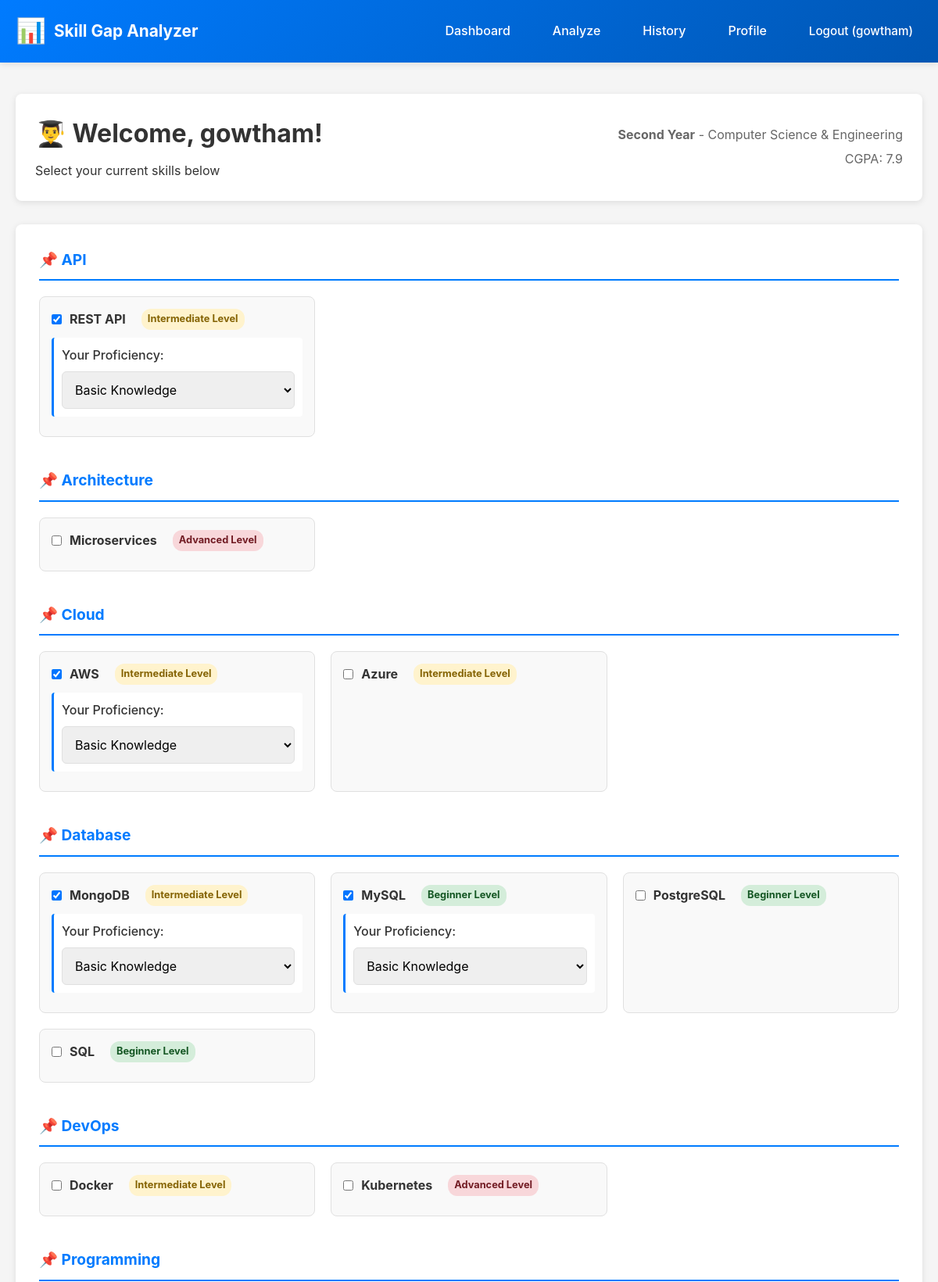
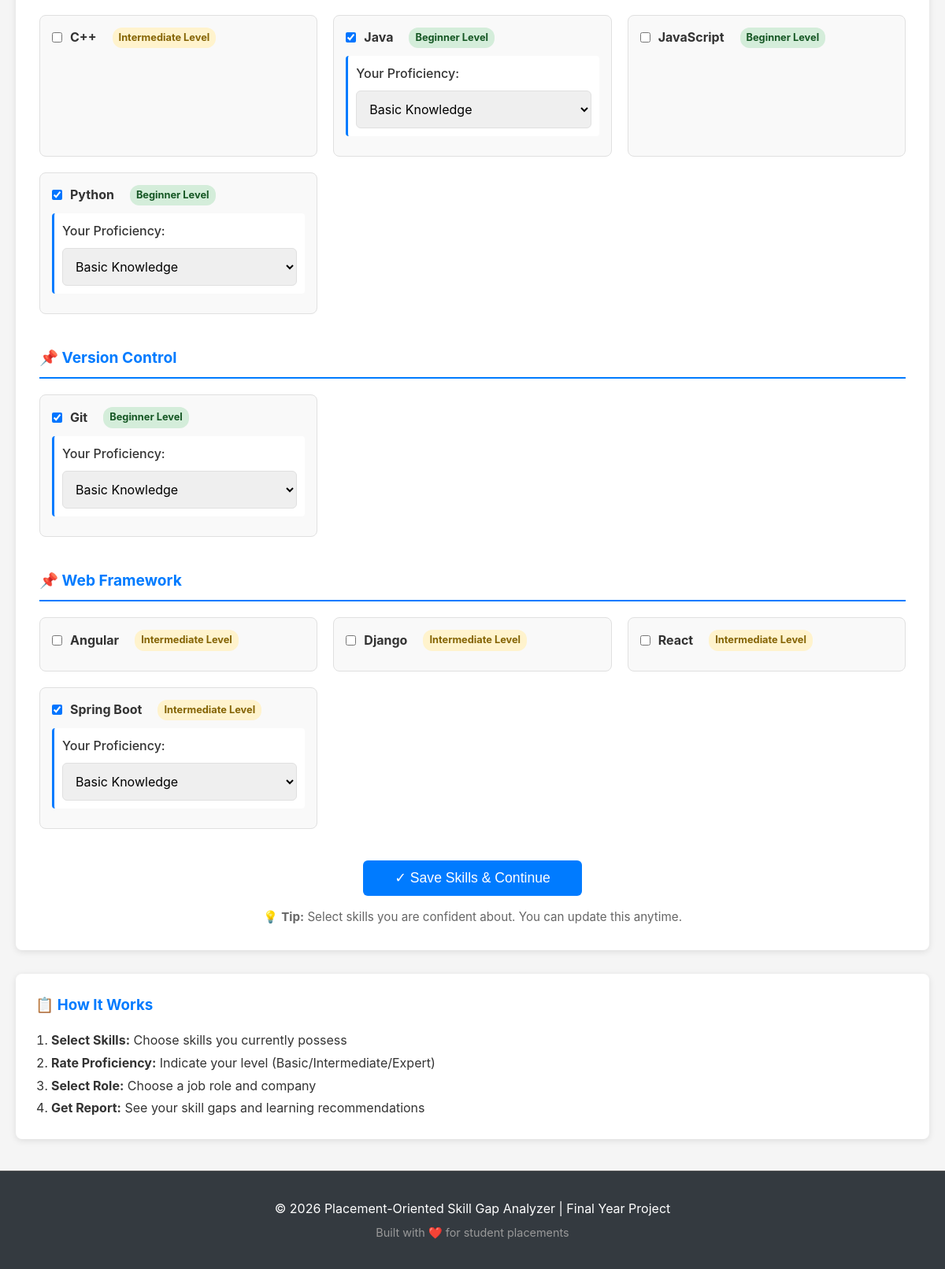
Page /dashboard/ (signed in) on the committed database (2 pictures, top to bottom).
### analyzer/models.py (models this page shows, shortened)
class StudentProfile(models.Model):
    YEAR_CHOICES = [
        ('FY', 'First Year'),
        ('SY', 'Second Year'),
        ('TY', 'Third Year'),
        ('FIN', 'Final Year'),
    ]
    DEPARTMENT_CHOICES = [
        ('CSE', 'Computer Science & Engineering'),
        ('IT', 'Information Technology'),
        ('ECE', 'Electronics & Communication'),
        ('ME', 'Mechanical Engineering'),
        ('CE', 'Civil Engineering'),
    ]
    user = models.OneToOneField(User, on_delete=models.CASCADE)
    phone_number = models.CharField(max_length=15, help_text="Student's contact number")
    college_name = models.CharField(max_length=200, help_text="College/University name")
    department = models.CharField(max_length=10, choices=DEPARTMENT_CHOICES)
    year = models.CharField(max_length=5, choices=YEAR_CHOICES)
    cgpa = models.FloatField(
        validators=[MinValueValidator(0.0), MaxValueValidator(10.0)],
        help_text="Cumulative GPA (0-10 scale)"
    )
    created_at = models.DateTimeField(auto_now_add=True, help_text="Account creation date")
    updated_at = models.DateTimeField(auto_now=True, help_text="Last updated date")
    class Meta:
        verbose_name_plural = "Student Profiles"
        ordering = ['-created_at']  # Newest first

class Skill(models.Model):
    CATEGORY_CHOICES = [
        ('Backend', 'Backend Development'),
        ('Frontend', 'Frontend Development'),
        ('Database', 'Database Management'),
        ('DevOps', 'DevOps & Infrastructure'),
        ('Mobile', 'Mobile Development'),
        ('Data', 'Data Science & Analytics'),
        ('SoftSkills', 'Soft Skills'),
        ('Other', 'Other'),
    ]
    DIFFICULTY_CHOICES = [
        ('Beginner', 'Beginner Level'),
        ('Intermediate', 'Intermediate Level'),
        ('Advanced', 'Advanced Level'),
    ]
    name = models.CharField(
        max_length=100,
        unique=True,
        help_text="Skill name (e.g., 'Python', 'Django', 'MySQL')"
    )
    category = models.CharField(max_length=20, choices=CATEGORY_CHOICES)
    description = models.TextField(
        help_text="What is this skill used for?"
    )
    difficulty_level = models.CharField(
        max_length=15,
        choices=DIFFICULTY_CHOICES,
        default='Intermediate'
    )
    class Meta:
        verbose_name_plural = "Skills"
        ordering = ['category', 'name']

### analyzer/views.py (the view, shortened to what this page needs)
# urls.py: path('dashboard/', views.dashboard, name='dashboard'),
@login_required(login_url='analyzer:login')
def dashboard(request):
    try:
        student_profile = StudentProfile.objects.get(user=request.user)
    except StudentProfile.DoesNotExist:
        messages.error(request, "Student profile not found. Please contact admin.")
        return redirect('analyzer:login')
    skills_by_category = {}
    for skill in Skill.objects.all().order_by('category', 'name'):
        if skill.category not in skills_by_category:
            skills_by_category[skill.category] = []
        skills_by_category[skill.category].append(skill)
    student_skills = StudentSkill.objects.filter(student=student_profile).values_list('skill_id', flat=True)
    return render(request, 'analyzer/dashboard.html', {
        'skills_by_category': skills_by_category,
        'student_skills': student_skills,
        'proficiency_choices': StudentSkill.PROFICIENCY_CHOICES,
        'student': student_profile
    })

### analyzer/templates/analyzer/dashboard.html (shortened to what this page needs)
{% extends 'analyzer/base.html' %}
{% block content %}
<div class="dashboard-container">
    <div class="dashboard-header">
        <div>
            <h1>👨‍🎓 Welcome, {{ user.username }}!</h1>
            <p>Select your current skills below</p>
        </div>
        <div class="user-info">
            <p><strong>{{ student.get_year_display }}</strong> - {{ student.get_department_display }}</p>
            <p>CGPA: {{ student.cgpa }}</p>
        </div>
    </div>
    <form method="POST" id="skillsForm" class="skills-form">
        {% for category, skills in skills_by_category.items %}
            <div class="skill-category">
                <h2 class="category-title">📌 {{ category }}</h2>
                <div class="skills-grid">
                    {% for skill in skills %}
                        <div class="skill-item">
                            <div class="skill-checkbox">
                                <input type="checkbox"
                                       id="skill_{{ skill.id }}"
                                       name="skills"
                                       value="{{ skill.id }}"
                                       {% if skill.id in student_skills %}checked{% endif %}
                                       data-difficulty="{{ skill.difficulty_level }}">
                                <label for="skill_{{ skill.id }}">
                                    <strong>{{ skill.name }}</strong>
                                    <span class="difficulty-badge difficulty-{{ skill.difficulty_level|lower }}">
                                        {{ skill.get_difficulty_level_display }}
                                    </span>
                                </label>
                            </div>
                            <div class="proficiency-selector" id="prof_{{ skill.id }}" style="display:none;">
                                <label>Your Proficiency:</label>
                                <select name="proficiency_{{ skill.id }}" class="proficiency-select">
                                    {% for value, label in proficiency_choices %}
                                        <option value="{{ value }}">{{ label }}</option>
                                    {% endfor %}
                                </select>
                            </div>
                        </div>
                    {% empty %}
                        <p class="no-skills">No skills in this category yet</p>
                    {% endfor %}
                </div>
            </div>
        {% endfor %}
        <div class="form-actions">
            <button type="submit" class="btn btn-primary btn-large">
                ✓ Save Skills & Continue
            </button>
            <p class="form-hint">
                💡 <strong>Tip:</strong> Select skills you are confident about.
                You can update this anytime.
            </p>
        </div>
    </form>
    <div class="info-section">
        <h3>📋 How It Works</h3>
        <ol>
            <li><strong>Select Skills:</strong> Choose skills you currently possess</li>
            <li><strong>Rate Proficiency:</strong> Indicate your level (Basic/Intermediate/Expert)</li>
            <li><strong>Select Role:</strong> Choose a job role and company</li>
            <li><strong>Get Report:</strong> See your skill gaps and learning recommendations</li>
        </ol>
    </div>
</div>
{% endblock %}

### analyzer/templates/analyzer/base.html (shortened to what this page needs)
{% load static %}
<!DOCTYPE html>
<html lang="en">
<head>
    <link rel="stylesheet" href="{% static 'analyzer/css/style.css' %}">
</head>
<body>
    <nav class="navbar">
        <div class="container">
            <div class="navbar-brand">
                <a href="{% url 'analyzer:home' %}" class="logo">
                    <span class="logo-icon">📊</span> Skill Gap Analyzer
                </a>
            </div>
            <div class="navbar-menu">
                {% if user.is_authenticated %}
                    <ul class="nav-links">
                        <li><a href="{% url 'analyzer:dashboard' %}" class="nav-link">Dashboard</a></li>
                        <li><a href="{% url 'analyzer:select_role' %}" class="nav-link">Analyze</a></li>
                        <li><a href="{% url 'analyzer:skill_history' %}" class="nav-link">History</a></li>
                        <li><a href="{% url 'analyzer:profile' %}" class="nav-link">Profile</a></li>
                        <li><a href="{% url 'analyzer:logout' %}" class="nav-link logout">Logout ({{ user.username }})</a></li>
                    </ul>
                {% else %}
                    <ul class="nav-links">
                        <li><a href="{% url 'analyzer:login' %}" class="nav-link">Login</a></li>
                        <li><a href="{% url 'analyzer:register' %}" class="nav-link register-btn">Register</a></li>
                    </ul>
                {% endif %}
            </div>
        </div>
    </nav>
    <main class="main-content">
        <div class="container">
            {% block content %}{% endblock %}
        </div>
    </main>
    <footer class="footer">
        <div class="container">
            <p>&copy; 2026 Placement-Oriented Skill Gap Analyzer | Final Year Project</p>
            <p class="footer-note">Built with ❤️ for student placements</p>
        </div>
    </footer>
</body>
</html>

### analyzer/static/analyzer/css/style.css (style rules this page uses)
:root { --primary-color: #007bff; --success-color: #28a745; --danger-color: #dc3545; --warning-color: #ffc107; --info-color: #17a2b8; --light-color: #f8f9fa; --dark-color: #343a40; --border-color: #e0e0e0; --shadow: 0 2px 8px rgba(0,0,0,0.1); --transition: all 0.3s ease; }
* { margin: 0; padding: 0; box-sizing: border-box; }
html, body { height: 100%; }
body { font-family: -apple-system, BlinkMacSystemFont, 'Segoe UI', Roboto, 'Helvetica Neue', Arial, sans-serif; font-size: 16px; line-height: 1.6; color: #333; background-color: #f5f5f5; display: flex; flex-direction: column; }
.container { max-width: 1200px; margin: 0 auto; padding: 0 20px; width: 100%; }
.navbar { background: linear-gradient(135deg, #007bff 0%, #0056b3 100%); color: white; padding: 15px 0; box-shadow: var(--shadow); position: sticky; top: 0; z-index: 1000; }
.navbar .container { display: flex; justify-content: space-between; align-items: center; }
.navbar-brand { flex: 1; }
.logo { display: flex; align-items: center; gap: 10px; font-size: 1.3em; font-weight: bold; text-decoration: none; color: white; transition: var(--transition); }
.logo-icon { font-size: 1.5em; }
.nav-links { display: flex; list-style: none; gap: 30px; align-items: center; }
.nav-link { color: white; text-decoration: none; transition: var(--transition); font-weight: 500; padding: 8px 12px; border-radius: 4px; }
.nav-link.logout { font-size: 0.95em; }
.main-content { flex: 1; padding: 40px 0; background: #f5f5f5; }
.btn { padding: 10px 20px; border: none; border-radius: 6px; font-size: 1em; cursor: pointer; transition: var(--transition); font-weight: 500; text-decoration: none; display: inline-block; text-align: center; }
.btn-primary { background: var(--primary-color); color: white; }
.btn-large { padding: 15px 30px; font-size: 1.1em; }
label { display: block; margin-bottom: 8px; font-weight: 500; color: #333; }
input[type="text"], input[type="email"], input[type="password"], input[type="tel"], input[type="number"], select, textarea { width: 100%; padding: 12px; border: 1px solid var(--border-color); border-radius: 6px; font-size: 1em; font-family: inherit; transition: var(--transition); }
.dashboard-header { background: white; padding: 25px; border-radius: 8px; margin-bottom: 30px; display: flex; justify-content: space-between; align-items: center; box-shadow: var(--shadow); }
.dashboard-header h1 { margin-bottom: 10px; }
.user-info { text-align: right; color: #666; }
.user-info p { margin: 5px 0; }
.skills-form { background: white; padding: 30px; border-radius: 8px; box-shadow: var(--shadow); }
.skill-category { margin-bottom: 40px; }
.category-title { color: var(--primary-color); border-bottom: 2px solid var(--primary-color); padding-bottom: 10px; margin-bottom: 20px; font-size: 1.2em; }
.skills-grid { display: grid; grid-template-columns: repeat(auto-fill, minmax(280px, 1fr)); gap: 20px; }
.skill-item { padding: 20px; background: #f9f9f9; border: 2px solid var(--border-color); border-radius: 8px; transition: var(--transition); cursor: pointer; }
.skill-checkbox { display: flex; align-items: center; margin-bottom: 10px; }
.skill-checkbox input[type="checkbox"] { width: auto; margin: 0 10px 0 0; cursor: pointer; }
.skill-checkbox label { margin: 0; display: flex; align-items: center; gap: 10px; cursor: pointer; }
.difficulty-badge { display: inline-block; padding: 4px 10px; border-radius: 20px; font-size: 0.75em; font-weight: bold; }
.difficulty-beginner { background: #d4edda; color: #155724; }
.difficulty-intermediate { background: #fff3cd; color: #856404; }
.difficulty-advanced { background: #f8d7da; color: #721c24; }
.proficiency-selector { margin-top: 12px; padding: 12px; background: white; border-left: 3px solid var(--primary-color); border-radius: 4px; }
.proficiency-selector label { margin-bottom: 8px; }
.form-actions { text-align: center; margin-top: 30px; }
.form-hint { margin-top: 15px; color: #666; font-size: 0.95em; }
.info-section { background: white; padding: 25px; border-radius: 8px; margin-top: 30px; box-shadow: var(--shadow); }
.info-section h3 { margin-bottom: 15px; color: var(--primary-color); }
.info-section ol { margin-left: 20px; line-height: 1.8; }
.footer { background: var(--dark-color); color: white; padding: 30px 0; margin-top: auto; text-align: center; border-top: 1px solid #555; }
.footer p { margin: 5px 0; }
.footer-note { font-size: 0.9em; color: #999; }

### rows in the picture
StudentProfile: year "Second Year", department "Computer Science & Engineering", cgpa "7.9"
Skill: category "API", skills "☑", name "REST API", difficulty_level "Intermediate Level", id "Basic Knowledge"
Skill: category "Architecture", name "Microservices", difficulty_level "Advanced Level"
Skill: category "Cloud", skills "☑", name "AWS", difficulty_level "Intermediate Level", id "Basic Knowledge"
Skill: name "Azure", difficulty_level "Intermediate Level"
Skill: category "Database", skills "☑", name "MongoDB", difficulty_level "Intermediate Level", id "Basic Knowledge"
Skill: skills "☑", name "MySQL", difficulty_level "Beginner Level", id "Basic Knowledge"
Skill: name "PostgreSQL", difficulty_level "Beginner Level"
Skill: name "SQL", difficulty_level "Beginner Level"
Skill: category "DevOps", name "Docker", difficulty_level "Intermediate Level"
Skill: name "Kubernetes", difficulty_level "Advanced Level"
Skill: category "Programming", name "C++", difficulty_level "Intermediate Level"
Skill: skills "☑", name "Java", difficulty_level "Beginner Level", id "Basic Knowledge"
Skill: name "JavaScript", difficulty_level "Beginner Level"
Skill: skills "☑", name "Python", difficulty_level "Beginner Level", id "Basic Knowledge"
Skill: category "Version Control", skills "☑", name "Git", difficulty_level "Beginner Level", id "Basic Knowledge"
Skill: category "Web Framework", name "Angular", difficulty_level "Intermediate Level"
Skill: name "Django", difficulty_level "Intermediate Level"
Skill: name "React", difficulty_level "Intermediate Level"
Skill: skills "☑", name "Spring Boot", difficulty_level "Intermediate Level", id "Basic Knowledge"

### other values in the picture
{{ user.username }} "gowtham"
